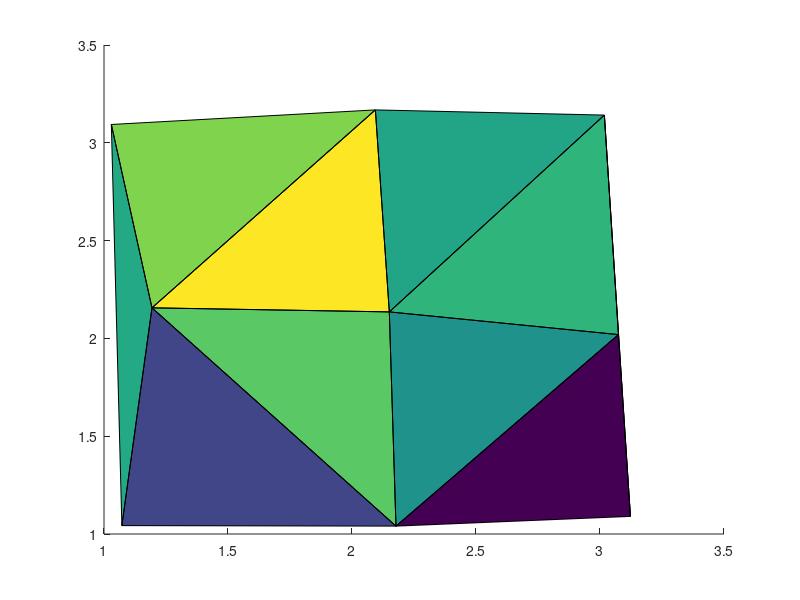

Recreate this plot in MATLAB. (Note: this script raises an error after producing the figure.)
close all
n = 3;
[xx,yy] = meshgrid(1:n,1:n);
x = xx(:) + 0.2*rand(n*n,1);
y = yy(:) + 0.2*rand(n*n,1);
z = rand(n*n,1);
t = delaunay(x,y);
ne = size(t,1);
c = rand(ne,1);
c2 = rand(ne,3);

% Matlab doesn't support the convenient syntax of supplying nodal coordinates + connectivity matrix (afaik).
tx = x(t);
ty = y(t);
tz = z(t);
tc = c(t);
tcm = mean(tc,2);


% FORMAT:
% tx:
%   x coordinates for all triangles
%   one row belongs to one triangle
%   tx(i,1) = x coordinate of first  triangle corner
%   tx(i,2) = x coordinate of second triangle corner
%   tx(i,3) = x coordinate of second triangle corner
%
% ty: the same for the y coordinates

% First type, solid colors
close all
patch(tx',ty',tcm'); 
print('plot1.png','-dpng');
patchtopgfplots(tx,ty,[], tcm, 'plot1.dat');

% Second type, interpolated colors, seperate for each patch
close all
patch(tx',ty',c2');
print('plot2.png','-dpng');
patchtopgfplots(tx,ty,[], c2, 'plot2.dat');

% Third type, interpolated colors, continuous over edges.
close all
patch(tx',ty',tc'); 
print('plot3.png','-dpng');
patchtopgfplots(tx,ty,[], tc, 'plot3.dat');

% an example in 3D.
close all
patch(tx',ty',tz',c');
grid on
view(3)
print('plot4.png','-dpng');
patchtopgfplots(tx,ty,tz,c, 'plot4.dat');

% an example in 3D.
close all
Tz=(tx-2).^2 + (ty-2).^2;
patch(tx',ty',Tz',tc');
grid on
view(3)
print('plot5.png','-dpng');
patchtopgfplots(tx,ty,Tz,tc, 'plot5.dat');


C = colormap;
I = 1:1:size(C,1);
CC = C(I,:);
fid = fopen('patchplottestcolormap.tex','w');
fprintf(fid,'\\pgfplotsset{colormap={matlab}{\n');
fprintf(fid,'rgb=(%f,%f,%f)\n',CC');
fprintf(fid,'}}\n');
fclose(fid);


% Print data to files
coords = [x,y];
fid = fopen('Nodal_Coordinates_2D.txt','w');
fprintf(fid,'# $x$ $y$\n');
fprintf(fid,'%e %e\n',[x,y]');
fclose(fid);

fid = fopen('Nodal_Coordinates_3D.txt','w');
fprintf(fid,'# $x$ $y$ $z$\n');
fprintf(fid,'%e %e %e\n',[x,y,z]');
fclose(fid);

fid = fopen('Connectivity.txt','w');
fprintf(fid,'# $n_1$ $n_2$ $n_3$\n');
fprintf(fid,'%d %d %d\n',t);
fclose(fid);

fid = fopen('Patch_Coordinates_2D.txt','w');
fprintf(fid,'# $x_1$ $y_1$ $x_2$ $y_2$ $x_3$ $y_3$\n');
fprintf(fid,'%e %e %e %e %e %e\n',[tx(:,1),ty(:,1),tx(:,2),ty(:,2),tx(:,3),ty(:,3)]');
fclose(fid);

fid = fopen('Patch_Coordinates_3D.txt','w');
fprintf(fid,'# $x_1$ $y_1$ $z_1$ $x_2$ $y_2$ $z_2$ $x_3$ $y_3$ $z_3$\n');
fprintf(fid,'%e %e %e %e %e %e %e %e %e\n',[tx(:,1),ty(:,1),tz(:,1),tx(:,2),ty(:,2),tz(:,2),tx(:,3),ty(:,3),tz(:,3)]');
fclose(fid);

fid = fopen('Nodal_Values.txt','w');
fprintf(fid,'# $c$\n');
fprintf(fid,'%e\n',c);

fid = fopen('Patch_Values_Faceted.txt','w');
fprintf(fid,'# $c$\n');
fprintf(fid,'%e\n',tcm);
fclose(fid);

fid = fopen('Patch_Values_Interp.txt','w');
fprintf(fid,'# $c_1$ $c_2$ $c_3$\n');
fprintf(fid,'%e %e %e\n',c2);
fclose(fid);

% I envision plotting these figures with something like 
%{

Plot 1
\patch[faceted, values=patch] coordinates { ... } connectivity { ... } values { ... }
\patch[faceted, values=patch] coordinates file {Nodal_Coordinates_2D.txt} connectivity file {Connectivity.txt} values file {Element_Values_Faceted.txt}
\patch[faceted, values=patch, coordinates=patch] coordinates file {Patch_Coordinates_2D.txt} values file {Element_Values_Faceted.txt}


Plot 2
\patch[interp, values=patch, coordinates=nodal] coordinates file {Nodal_Coordinates_2D.txt} connectivity file {Connectivity.txt} values file {Patch_Values_Interp.txt}
\patch[interp, values=patch, coordinates=patch] coordinates file {Patch_Coordinates_2D.txt} values file {Element_Values_Interp.txt}

Plot 3
\patch[interp, values=nodal, coordinates=nodal] coordinates file {Nodal_Coordinates_2D.txt} connectivity file {Connectivity.txt} values file {Patch_Values_Interp.txt}
\patch[interp, values=nodal, coordinates=patch] coordinates file {Patch_Coordinates_2D.txt} values file {Nodal_Values.txt}

%}
